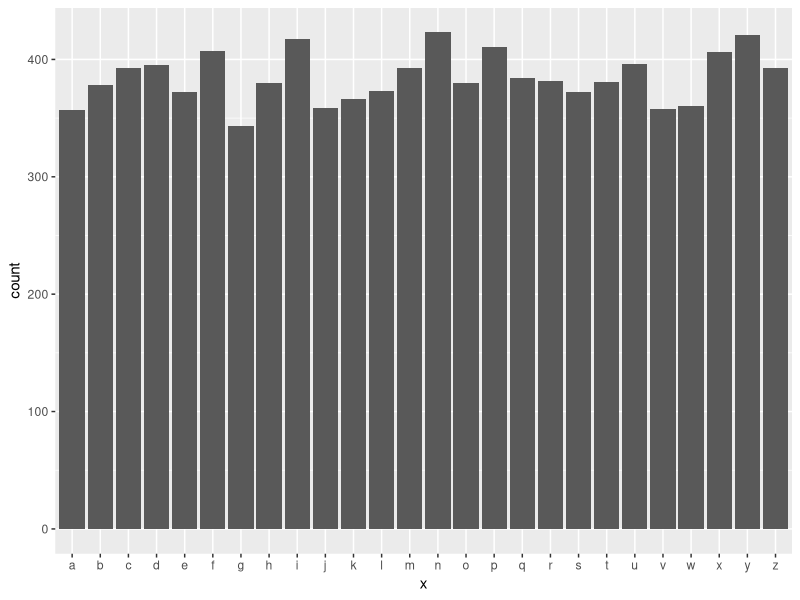

The R source for this figure:
#!/usr/bin/env Rscript
# this script does what?
library(tidyverse)
library(Cairo)

n <- 10000
grad <- runif(n, min = 0, max = 100) %>% round()
x <- sample(letters, size = n, replace = T)

CairoPNG("fname.png", 800, 800)
# gg <- tibble(x, grad) %>% ggplot(aes(x = x, group = desc(grad), fill = grad)) + 
# gg <- tibble(x, grad) %>% ggplot(aes(x = x, group = grad, fill = grad)) + 
gg <- tibble(x, grad) %>% ggplot(aes(x = x, fill = grad)) + 
    geom_bar(stat = 'count') + 
    scale_fill_viridis_c()
show(gg)
dev.off()
